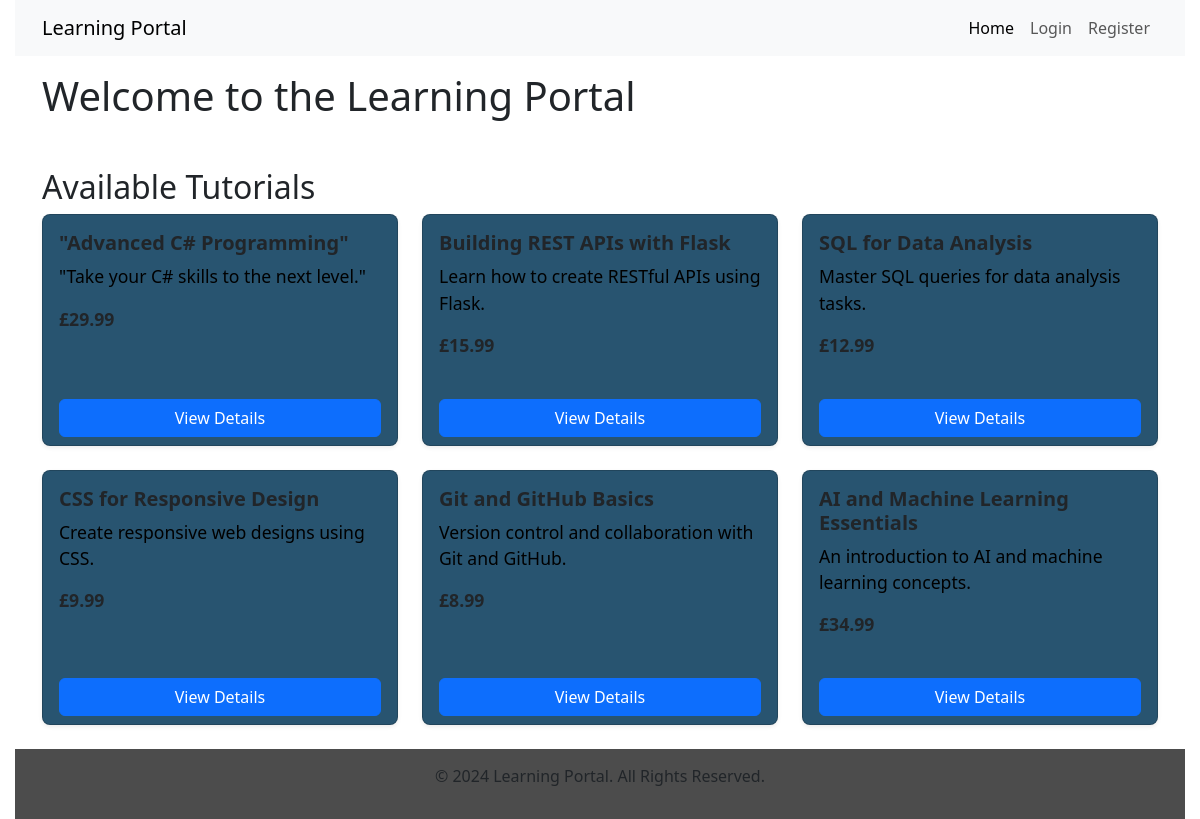
The app's page /, older data.
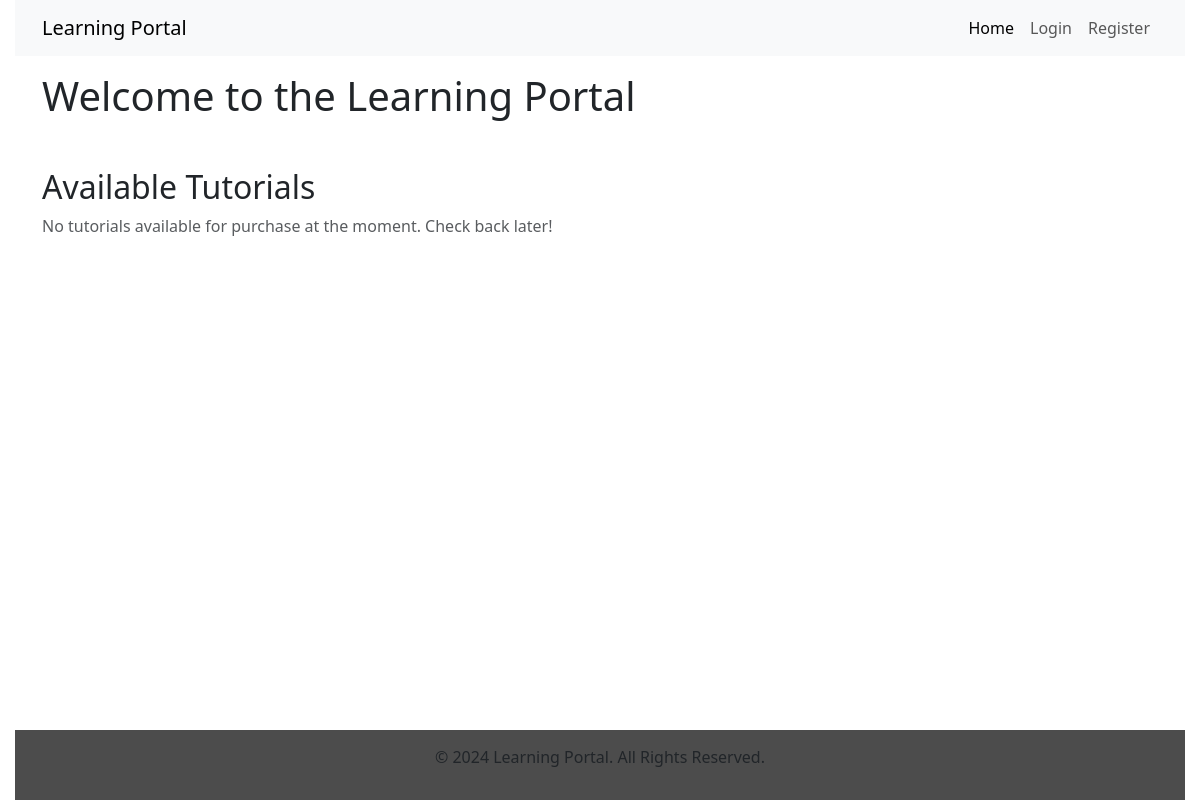
The same page, newer data.
### main/models.py (models this page shows, shortened)
class Tutorial(models.Model):
    title = models.CharField(max_length=200)
    description = models.TextField()
    content = models.TextField()
    price = models.DecimalField(max_digits=6, decimal_places=2)
    created_at = models.DateTimeField(auto_now_add=True)
    purchased = models.BooleanField(default=False)  # New field

### main/views.py (the view)
# urls.py: path('', views.home, name='home'),
def home(request):
    available_tutorials = Tutorial.objects.filter(purchased=False)
    purchased_tutorials = []
    if request.user.is_authenticated:
        purchased_tutorials = Tutorial.objects.filter(purchased=True)
    return render(request, 'main/home.html', {
        'available_tutorials': available_tutorials,
        'purchased_tutorials': purchased_tutorials,
    })

### main/templatetags/custom_filters.py (called while the page is built)
@register.filter
def currency(value):
    return "£{:,.2f}".format(value)

### main/templates/main/home.html (shortened to what this page needs)
{% extends 'main/base.html' %}
{% load custom_filters %}
{% block content %}
    <h1 class="mt-3">Welcome to the Learning Portal</h1>
    <h2 class="mt-5">Available Tutorials</h2>
    <div class="row">
        {% for tutorial in available_tutorials %}
            <div class="col-md-4 mb-4">
                <div class="card h-100 shadow-sm d-flex flex-column">
                    <div class="card-body flex-grow-1">
                        <h5 class="card-title">{{ tutorial.title }}</h5>
                        <p class="card-text">{{ tutorial.description|truncatewords:15 }}</p>
                        <p class="fw-bold">{{ tutorial.price|currency }}</p>
                    </div>
                    <div class="card-footer bg-transparent border-top-0 mt-auto">
                        <a href="{% url 'tutorial_detail' tutorial.pk %}" class="btn btn-primary w-100">View Details</a>
                    </div>
                </div>
            </div>
        {% empty %}
            <p class="text-muted">No tutorials available for purchase at the moment. Check back later!</p>
        {% endfor %}
    </div>
{% endblock %}

### main/templates/main/base.html (shortened to what this page needs)
<!DOCTYPE html>
<html lang="en">
<head>
    {% load static %}
    <link href="https://cdn.jsdelivr.net/npm/bootstrap@5.3.0-alpha1/dist/css/bootstrap.min.css" rel="stylesheet">
    <link rel="stylesheet" href="{% static 'main/styles.css' %}">
</head>
<body>
    <header>
        <div class="toast-container position-fixed bottom-0 end-0 p-3">
        </div>
        <nav class="navbar navbar-expand-lg navbar-light bg-light">
            <div class="container">
                <a class="navbar-brand" href="{% url 'home' %}">Learning Portal</a>
                <div class="collapse navbar-collapse" id="navbarNav">
                    <ul class="navbar-nav ms-auto">
                        <li class="nav-item">
                            <a class="nav-link {% if request.resolver_match.url_name == 'home' %}active{% endif %}" href="{% url 'home' %}">Home</a>
                        </li>
                        {% if user.is_authenticated %}
                            <li class="nav-item">
                                <a class="nav-link {% if request.resolver_match.url_name == 'dashboard' %}active{% endif %}" href="{% url 'dashboard' %}">Dashboard</a>
                            </li>
                            <li class="nav-item">
                                <form method="post" action="{% url 'logout' %}" style="display:inline;">
                                    {% csrf_token %}
                                    <button type="submit" class="btn btn-link nav-link">Logout</button>
                                </form>
                            </li>
                        {% else %}
                            <li class="nav-item">
                                <a class="nav-link {% if request.resolver_match.url_name == 'login' %}active{% endif %}" href="{% url 'login' %}">Login</a>
                            </li>
                            <li class="nav-item">
                                <a class="nav-link {% if request.resolver_match.url_name == 'register' %}active{% endif %}" href="{% url 'register' %}">Register</a>
                            </li>
                        {% endif %}
                    </ul>
                </div>
            </div>
        </nav>
    </header>
    <main class="container">
        {% block content %}{% endblock %}
    </main>
    <footer>
        <p>&copy; 2024 Learning Portal. All Rights Reserved.</p>
    </footer>
</body>
</html>

### main/static/main/styles.css (style rules this page uses)
html, body { height: 100%; margin: 0; display: flex; flex-direction: column; }
main { flex: 1; }
footer { background-color: rgba(0, 0, 0, 0.7); padding: 20px; text-align: center; }
body { padding: 0 15px; }
footer { padding: 15px; text-align: center; }

Row changes from the older to the newer data that the page shows:
removed Tutorial: title "\"Advanced C# Programming\"", description "\"Take your C# skills to the next level.\"", price "£29.99"
removed Tutorial: title "Building REST APIs with Flask", description "Learn how to create RESTful APIs using Flask.", price "£15.99"
removed Tutorial: title "SQL for Data Analysis", description "Master SQL queries for data analysis tasks.", price "£12.99"
removed Tutorial: title "CSS for Responsive Design", description "Create responsive web designs using CSS.", price "£9.99"
removed Tutorial: title "Git and GitHub Basics", description "Version control and collaboration with Git and GitHub.", price "£8.99"
removed Tutorial: title "AI and Machine Learning Essentials", description "An introduction to AI and machine learning concepts.", price "£34.99"
Text that changed along with them:
text now shown: "No tutorials available for purchase at the moment. Check back later!"
